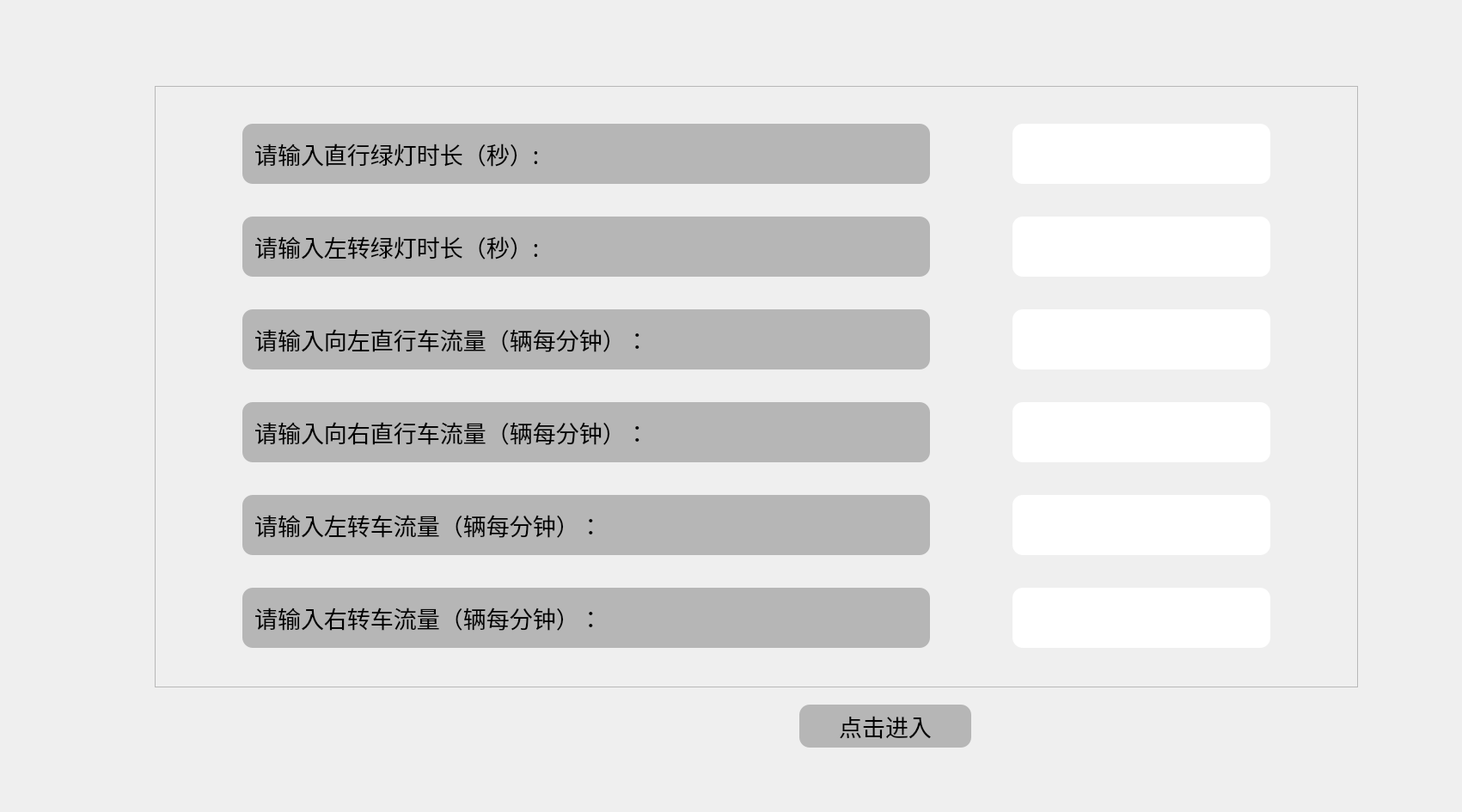
<?xml version="1.0" encoding="UTF-8"?>
<ui version="4.0">
 <class>Dialog</class>
 <widget class="QDialog" name="Dialog">
  <property name="geometry">
   <rect>
    <x>0</x>
    <y>0</y>
    <width>1701</width>
    <height>945</height>
   </rect>
  </property>
  <property name="sizePolicy">
   <sizepolicy hsizetype="Fixed" vsizetype="Fixed">
    <horstretch>0</horstretch>
    <verstretch>0</verstretch>
   </sizepolicy>
  </property>
  <property name="minimumSize">
   <size>
    <width>1701</width>
    <height>945</height>
   </size>
  </property>
  <property name="windowTitle">
   <string>Dialog</string>
  </property>
  <property name="styleSheet">
   <string notr="true">QDialog
{
	border-image: url(:/res/1.jpg);
}
QLineEdit
{
	background-color: rgb(182, 182, 182);
	font: 16pt &quot;方正粗黑宋简体&quot;;
	border-radius:12px;
}
QLabel
{
	background-color: rgb(182, 182, 182);
	font: 20pt &quot;方正粗黑宋简体&quot;;
	border-radius:12px;
}
QPushButton
{
	background-color: rgb(182, 182, 182);
	font: 20pt &quot;方正粗黑宋简体&quot;;
	border-radius:12px;
}
</string>
  </property>
  <widget class="QWidget" name="widget" native="true">
   <property name="geometry">
    <rect>
     <x>100</x>
     <y>-90</y>
     <width>1512</width>
     <height>930</height>
    </rect>
   </property>
   <property name="sizePolicy">
    <sizepolicy hsizetype="Fixed" vsizetype="Fixed">
     <horstretch>0</horstretch>
     <verstretch>0</verstretch>
    </sizepolicy>
   </property>
   <widget class="QFrame" name="frame">
    <property name="geometry">
     <rect>
      <x>80</x>
      <y>190</y>
      <width>1400</width>
      <height>700</height>
     </rect>
    </property>
    <property name="sizePolicy">
     <sizepolicy hsizetype="Fixed" vsizetype="Fixed">
      <horstretch>0</horstretch>
      <verstretch>0</verstretch>
     </sizepolicy>
    </property>
    <property name="minimumSize">
     <size>
      <width>1400</width>
      <height>700</height>
     </size>
    </property>
    <property name="maximumSize">
     <size>
      <width>1400</width>
      <height>700</height>
     </size>
    </property>
    <property name="styleSheet">
     <string notr="true">
QLineEdit
{
	border-radius：6px;
	
	background-color: rgb(255, 255, 255);
}
QPushButton
{
	border-radius:6px;
	background-color: rgb(255, 255, 255);
}
QPushButton:pressed
{
	background-color:rgb(255, 170, 255)
}
</string>
    </property>
    <property name="frameShape">
     <enum>QFrame::StyledPanel</enum>
    </property>
    <property name="frameShadow">
     <enum>QFrame::Raised</enum>
    </property>
    <layout class="QGridLayout" name="gridLayout">
     <item row="7" column="0">
      <widget class="QLabel" name="ff">
       <property name="sizePolicy">
        <sizepolicy hsizetype="Fixed" vsizetype="Fixed">
         <horstretch>0</horstretch>
         <verstretch>0</verstretch>
        </sizepolicy>
       </property>
       <property name="minimumSize">
        <size>
         <width>800</width>
         <height>70</height>
        </size>
       </property>
       <property name="maximumSize">
        <size>
         <width>800</width>
         <height>70</height>
        </size>
       </property>
       <property name="font">
        <font>
         <family>方正粗黑宋简体</family>
         <pointsize>20</pointsize>
         <weight>50</weight>
         <italic>false</italic>
         <bold>false</bold>
        </font>
       </property>
       <property name="styleSheet">
        <string notr="true"/>
       </property>
       <property name="text">
        <string>  请输入右转车流量（辆每分钟）：</string>
       </property>
      </widget>
     </item>
     <item row="7" column="1">
      <widget class="QLineEdit" name="txtturnright_">
       <property name="sizePolicy">
        <sizepolicy hsizetype="Fixed" vsizetype="Fixed">
         <horstretch>0</horstretch>
         <verstretch>0</verstretch>
        </sizepolicy>
       </property>
       <property name="minimumSize">
        <size>
         <width>300</width>
         <height>70</height>
        </size>
       </property>
       <property name="maximumSize">
        <size>
         <width>300</width>
         <height>16777215</height>
        </size>
       </property>
      </widget>
     </item>
     <item row="4" column="0">
      <widget class="QLabel" name="dd">
       <property name="sizePolicy">
        <sizepolicy hsizetype="Fixed" vsizetype="Fixed">
         <horstretch>0</horstretch>
         <verstretch>0</verstretch>
        </sizepolicy>
       </property>
       <property name="minimumSize">
        <size>
         <width>800</width>
         <height>70</height>
        </size>
       </property>
       <property name="maximumSize">
        <size>
         <width>800</width>
         <height>70</height>
        </size>
       </property>
       <property name="font">
        <font>
         <family>方正粗黑宋简体</family>
         <pointsize>20</pointsize>
         <weight>50</weight>
         <italic>false</italic>
         <bold>false</bold>
        </font>
       </property>
       <property name="styleSheet">
        <string notr="true"/>
       </property>
       <property name="text">
        <string>  请输入向左直行车流量（辆每分钟）：</string>
       </property>
      </widget>
     </item>
     <item row="4" column="1">
      <widget class="QLineEdit" name="txtleftstraight_">
       <property name="sizePolicy">
        <sizepolicy hsizetype="Fixed" vsizetype="Fixed">
         <horstretch>0</horstretch>
         <verstretch>0</verstretch>
        </sizepolicy>
       </property>
       <property name="minimumSize">
        <size>
         <width>300</width>
         <height>70</height>
        </size>
       </property>
       <property name="maximumSize">
        <size>
         <width>300</width>
         <height>16777215</height>
        </size>
       </property>
      </widget>
     </item>
     <item row="5" column="0">
      <widget class="QLabel" name="dd_2">
       <property name="sizePolicy">
        <sizepolicy hsizetype="Fixed" vsizetype="Fixed">
         <horstretch>0</horstretch>
         <verstretch>0</verstretch>
        </sizepolicy>
       </property>
       <property name="minimumSize">
        <size>
         <width>800</width>
         <height>70</height>
        </size>
       </property>
       <property name="maximumSize">
        <size>
         <width>800</width>
         <height>70</height>
        </size>
       </property>
       <property name="font">
        <font>
         <family>方正粗黑宋简体</family>
         <pointsize>20</pointsize>
         <weight>50</weight>
         <italic>false</italic>
         <bold>false</bold>
        </font>
       </property>
       <property name="styleSheet">
        <string notr="true"/>
       </property>
       <property name="text">
        <string>  请输入向右直行车流量（辆每分钟）：</string>
       </property>
      </widget>
     </item>
     <item row="5" column="1">
      <widget class="QLineEdit" name="txtrightstraight_">
       <property name="sizePolicy">
        <sizepolicy hsizetype="Fixed" vsizetype="Fixed">
         <horstretch>0</horstretch>
         <verstretch>0</verstretch>
        </sizepolicy>
       </property>
       <property name="minimumSize">
        <size>
         <width>300</width>
         <height>70</height>
        </size>
       </property>
       <property name="maximumSize">
        <size>
         <width>300</width>
         <height>16777215</height>
        </size>
       </property>
      </widget>
     </item>
     <item row="3" column="0">
      <widget class="QLabel" name="bb">
       <property name="sizePolicy">
        <sizepolicy hsizetype="Fixed" vsizetype="Fixed">
         <horstretch>0</horstretch>
         <verstretch>0</verstretch>
        </sizepolicy>
       </property>
       <property name="minimumSize">
        <size>
         <width>800</width>
         <height>70</height>
        </size>
       </property>
       <property name="maximumSize">
        <size>
         <width>800</width>
         <height>70</height>
        </size>
       </property>
       <property name="font">
        <font>
         <family>方正粗黑宋简体</family>
         <pointsize>20</pointsize>
         <weight>50</weight>
         <italic>false</italic>
         <bold>false</bold>
        </font>
       </property>
       <property name="styleSheet">
        <string notr="true"/>
       </property>
       <property name="text">
        <string>  请输入左转绿灯时长（秒）:</string>
       </property>
      </widget>
     </item>
     <item row="6" column="0">
      <widget class="QLabel" name="cc">
       <property name="sizePolicy">
        <sizepolicy hsizetype="Fixed" vsizetype="Fixed">
         <horstretch>0</horstretch>
         <verstretch>0</verstretch>
        </sizepolicy>
       </property>
       <property name="minimumSize">
        <size>
         <width>800</width>
         <height>70</height>
        </size>
       </property>
       <property name="maximumSize">
        <size>
         <width>800</width>
         <height>70</height>
        </size>
       </property>
       <property name="font">
        <font>
         <family>方正粗黑宋简体</family>
         <pointsize>20</pointsize>
         <weight>50</weight>
         <italic>false</italic>
         <bold>false</bold>
        </font>
       </property>
       <property name="styleSheet">
        <string notr="true"/>
       </property>
       <property name="text">
        <string>  请输入左转车流量（辆每分钟）：</string>
       </property>
      </widget>
     </item>
     <item row="6" column="1">
      <widget class="QLineEdit" name="txtturnleft_">
       <property name="sizePolicy">
        <sizepolicy hsizetype="Fixed" vsizetype="Fixed">
         <horstretch>0</horstretch>
         <verstretch>0</verstretch>
        </sizepolicy>
       </property>
       <property name="minimumSize">
        <size>
         <width>300</width>
         <height>70</height>
        </size>
       </property>
       <property name="maximumSize">
        <size>
         <width>300</width>
         <height>16777215</height>
        </size>
       </property>
      </widget>
     </item>
     <item row="3" column="1">
      <widget class="QLineEdit" name="txtleftgreen_">
       <property name="sizePolicy">
        <sizepolicy hsizetype="Fixed" vsizetype="Fixed">
         <horstretch>0</horstretch>
         <verstretch>0</verstretch>
        </sizepolicy>
       </property>
       <property name="minimumSize">
        <size>
         <width>300</width>
         <height>70</height>
        </size>
       </property>
       <property name="maximumSize">
        <size>
         <width>300</width>
         <height>70</height>
        </size>
       </property>
      </widget>
     </item>
     <item row="2" column="1">
      <widget class="QLineEdit" name="txtstraightgreen_">
       <property name="sizePolicy">
        <sizepolicy hsizetype="Fixed" vsizetype="Fixed">
         <horstretch>0</horstretch>
         <verstretch>0</verstretch>
        </sizepolicy>
       </property>
       <property name="minimumSize">
        <size>
         <width>300</width>
         <height>70</height>
        </size>
       </property>
       <property name="maximumSize">
        <size>
         <width>300</width>
         <height>70</height>
        </size>
       </property>
      </widget>
     </item>
     <item row="2" column="0">
      <widget class="QLabel" name="ee">
       <property name="sizePolicy">
        <sizepolicy hsizetype="Fixed" vsizetype="Fixed">
         <horstretch>0</horstretch>
         <verstretch>0</verstretch>
        </sizepolicy>
       </property>
       <property name="minimumSize">
        <size>
         <width>800</width>
         <height>70</height>
        </size>
       </property>
       <property name="maximumSize">
        <size>
         <width>800</width>
         <height>70</height>
        </size>
       </property>
       <property name="font">
        <font>
         <family>方正粗黑宋简体</family>
         <pointsize>20</pointsize>
         <weight>50</weight>
         <italic>false</italic>
         <bold>false</bold>
        </font>
       </property>
       <property name="styleSheet">
        <string notr="true"/>
       </property>
       <property name="text">
        <string>  请输入直行绿灯时长（秒）:</string>
       </property>
      </widget>
     </item>
    </layout>
   </widget>
  </widget>
  <widget class="QPushButton" name="btnLogin_">
   <property name="geometry">
    <rect>
     <x>930</x>
     <y>820</y>
     <width>200</width>
     <height>50</height>
    </rect>
   </property>
   <property name="sizePolicy">
    <sizepolicy hsizetype="Fixed" vsizetype="Fixed">
     <horstretch>0</horstretch>
     <verstretch>0</verstretch>
    </sizepolicy>
   </property>
   <property name="minimumSize">
    <size>
     <width>200</width>
     <height>50</height>
    </size>
   </property>
   <property name="maximumSize">
    <size>
     <width>200</width>
     <height>50</height>
    </size>
   </property>
   <property name="font">
    <font>
     <family>方正粗黑宋简体</family>
     <pointsize>20</pointsize>
     <weight>50</weight>
     <italic>false</italic>
     <bold>false</bold>
    </font>
   </property>
   <property name="styleSheet">
    <string notr="true"/>
   </property>
   <property name="text">
    <string>点击进入</string>
   </property>
  </widget>
 </widget>
 <layoutdefault spacing="6" margin="11"/>
 <resources/>
 <connections/>
</ui>
